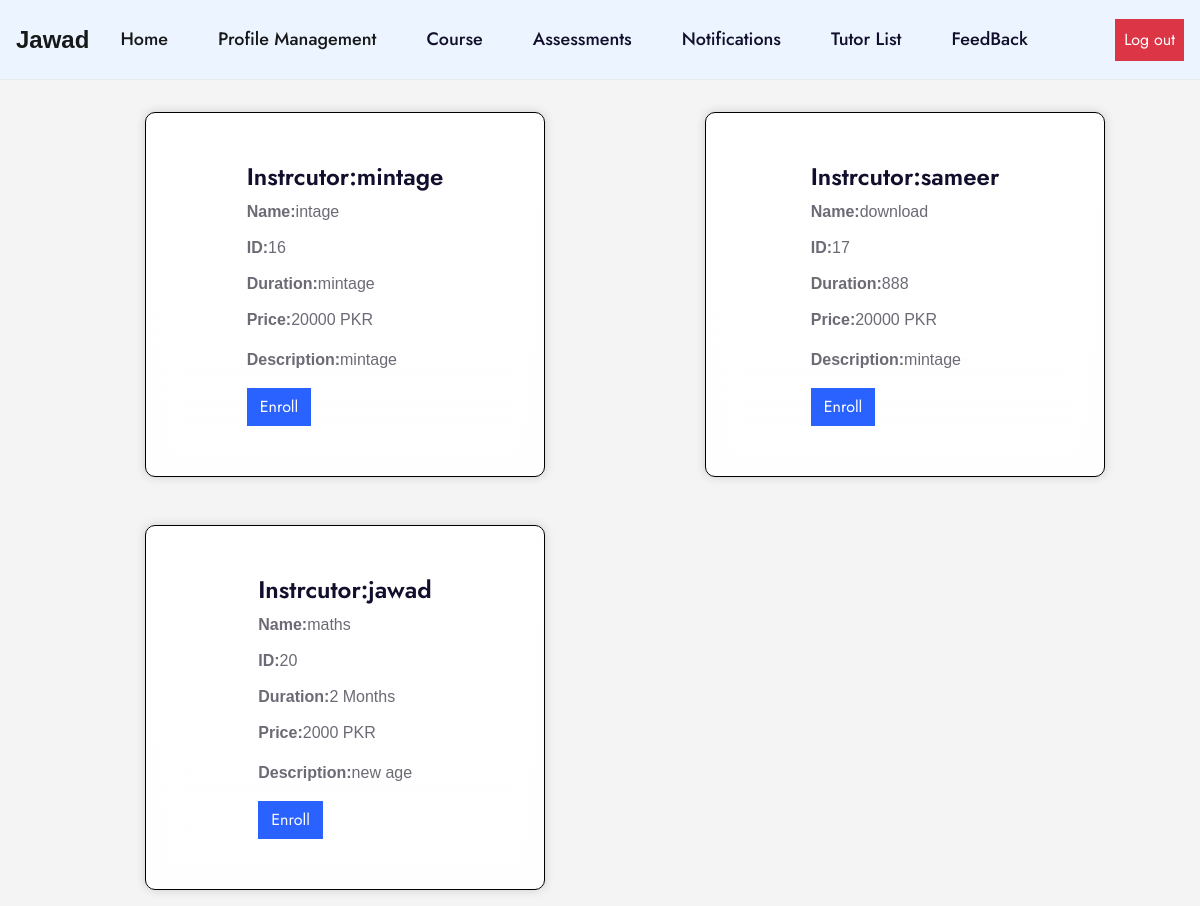
Page /student/course_en.php (signed in) on the earlier database version.
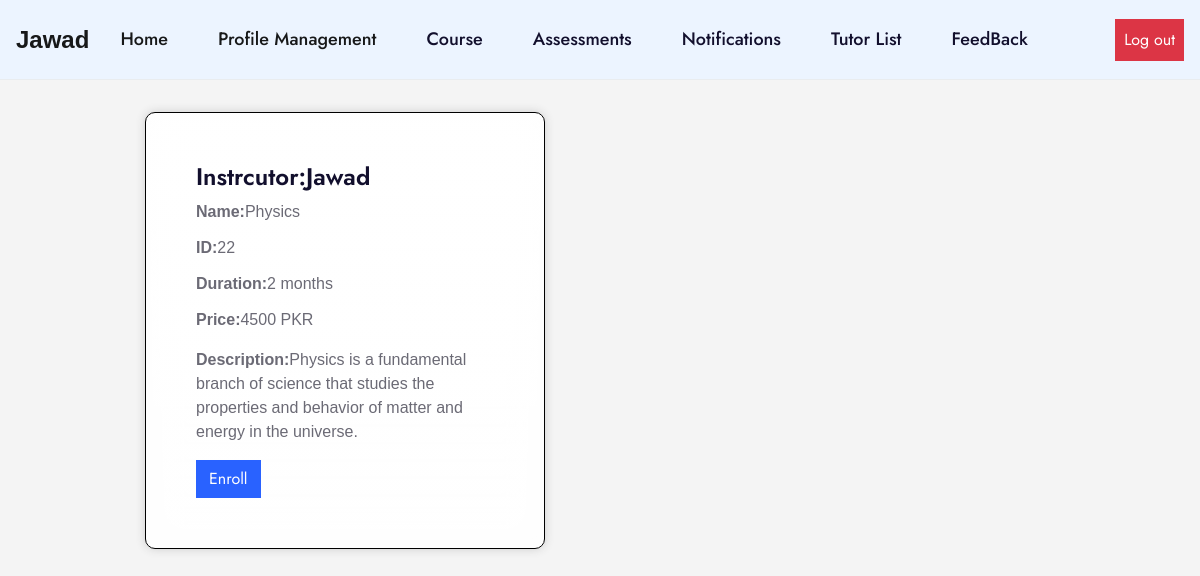
Same page on the later database version.
### tables this page shows
CREATE TABLE `course` (
  `course_name` varchar(255) NOT NULL,
  `course_id` int(255) NOT NULL,
  `course_intsructor` varchar(255) NOT NULL,
  `course_duration` varchar(255) NOT NULL,
  `course_price` int(255) NOT NULL,
  `course_description` varchar(255) NOT NULL,
  `id` int(255) DEFAULT NULL,
  `course_image` varchar(255) NOT NULL
);

### student/course_en.php (the view, shortened to what this page needs)
<!DOCTYPE html>
<html>
<?php
include('./header.php');
?>
  <div>
  <?php
  include ('../dbcon.php');
  $query="SELECT course_id,course_name,course_description,course_duration,course_price,course_intsructor FROM course";
  $query_run=mysqli_query($con,$query);
  $course=mysqli_num_rows($query_run);
  ?>
  <div class="row">
   <?php
  if($course>0)
  {
    while ($row=mysqli_fetch_array($query_run)) {
     ?>
  <div class="card" style="width: 25rem; margin: 2rem 0rem 1rem 10rem; ">
  <div class="card-body">
  <h4 class="card-text">Instrcutor:<?php echo $row['course_intsructor']?></h4>
    <p class="card-title"><b>Name:</b><?php echo $row['course_name']?></p>
    <p class="card-title"><b>ID:</b><?php echo $row['course_id']?></p>
    <p class="card-title"><b>Duration:</b><?php echo $row['course_duration']?></p>
    <p class="card-text"><b>Price:</b><?php echo $row['course_price']?> PKR</p>
    <p class="card-text"><b>Description:</b><?php echo $row['course_description']?></p>
    <form action="enroll.php" method="post">
      <button type="submit" class="btn btn-primary">Enroll</button>
    </form>
  </div>
</div>
      <?php
    }
  }
  ?>
</div>
</div>

### student/header.php (shortened to what this page needs)
<!DOCTYPE html>
<html>
<head>
    <link rel="stylesheet" href="https://maxcdn.bootstrapcdn.com/bootstrap/4.0.0/css/bootstrap.min.css">
<link href="https://cdnjs.cloudflare.com/ajax/libs/font-awesome/5.10.0/css/all.min.css" rel="stylesheet">
<link href="lib/owlcarousel/assets/owl.carousel.min.css" rel="stylesheet">
<link href="../css/style.css" rel="stylesheet">
<link href="../css/t_dash_style.css" rel="stylesheet">
<link href="../css/nav_style.css" rel="stylesheet">
<link href="../css/Couse_card_style.css"rel="stylesheet">
</head>
<body>
  <nav class="navbar navbar-expand-lg navbar-light bg-light">
    <a class="navbar-brand" href="#"><?php echo $_SESSION['user_name']; ?></a>
    <div class="collapse navbar-collapse" id="navbarNav">
      <ul class="navbar-nav">
        <li class="nav-item active">
            <a class="nav-link" href="./student_dashboard.php">Home</a>
          </li>
        <li class="nav-item active">
          <a class="nav-link" href="student_profile.php">Profile Management</a>
        </li>
        <li class="nav-item">
          <a class="nav-link" href="./course_en.php">Course</a>
        </li>
        <li class="nav-item">
          <a class="nav-link" href="./assessment.php">Assessments</a>
        </li>
        <li class="nav-item">
          <a class="nav-link" href="#notifications">Notifications</a>
        </li>
        <li class="nav-item">
          <a class="nav-link" href="#tutor-list">Tutor List</a>
        </li>
        <li class="nav-item">
          <a class="nav-link" href="./feedback.php">FeedBack</a>
        </li>
      </ul>
    </div>
    <a href="../logout.php" title="Logout" class="btn btn-danger py-2 px-2 d-none d-lg-block">Log out</a>
  </nav>

### css/t_dash_style.css (style rules this page uses)
body { background-color: #f4f4f4; font-family: Arial, sans-serif; font-size: 16px; }
.card { margin-bottom: 20px; padding: 20px; animation: slideIn 0.5s ease-in-out; }
.btn { border-radius: 0; }
.btn-primary { background-color: #2962FF; border-color: #2962FF; transition: background-color 0.3s, border-color 0.3s; }
.btn-danger { background-color: #D32F2F; border-color: #D32F2F; transition: background-color 0.3s, border-color 0.3s; }
.card-body { margin: 10px; }

### css/nav_style.css (style rules this page uses)
.navbar { background-color: #ffffff; border-bottom: 1px solid #e9ecef; height: 80px; transition: height 0.3s; }
.navbar-brand { font-size: 1.5rem; font-weight: bold; }
.nav-link { font-size: 1.3rem; font-weight: 600; color: #343a40; margin-right: 20px; transition: color 0.3s; }
.btn-danger { background-color: #dc3545; border-color: #dc3545; transition: background-color 0.3s, border-color 0.3s; }

### css/Couse_card_style.css (style rules this page uses)
.card { display: flex; flex-direction: column; align-items: center; width: 300px; height: auto; margin: 20px; padding: 20px; border: 1px solid #000000; border-radius: 10px; box-shadow: 0px 0px 10px #ccc; text-align: left; position: relative; overflow: hidden; background: linear-gradient(rgba(255, 255, 255, 0.9), rgba(255, 255, 255, 0.8)); animation: fadeIn 0.5s ease-in-out, tilt 0.5s ease-in-out; }
.card:before { content: ''; position: absolute; top: -10px; left: -10px; right: -10px; bottom: -10px; background: inherit; filter: blur(20px); z-index: -1; }

Differences in the rows shown:
removed course: course_intsructor "mintage", course_name "intage", course_id "16", course_duration "mintage", course_price "20000", course_description "mintage"
removed course: course_intsructor "sameer", course_name "download", course_id "17", course_duration "888", course_price "20000", course_description "mintage"
removed course: course_intsructor "jawad", course_name "maths", course_id "20", course_duration "2 Months", course_price "2000", course_description "new age"
added course: course_intsructor "Jawad", course_name "Physics", course_id "22", course_duration "2 months", course_price "4500", course_description "Physics is a fundamental branch of science that studies the properties and behavior of matter and energy in the universe."
